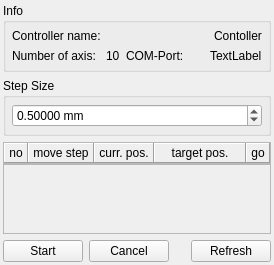
<?xml version="1.0" encoding="UTF-8"?>
<ui version="4.0">
 <class>DockWidgetNanotecStepMotor</class>
 <widget class="QWidget" name="DockWidgetNanotecStepMotor">
  <property name="geometry">
   <rect>
    <x>0</x>
    <y>0</y>
    <width>274</width>
    <height>253</height>
   </rect>
  </property>
  <property name="contextMenuPolicy">
   <enum>Qt::NoContextMenu</enum>
  </property>
  <property name="windowTitle">
   <string>NanotecStepMotor</string>
  </property>
  <layout class="QVBoxLayout" name="verticalLayout">
   <property name="leftMargin">
    <number>3</number>
   </property>
   <property name="topMargin">
    <number>3</number>
   </property>
   <property name="rightMargin">
    <number>3</number>
   </property>
   <property name="bottomMargin">
    <number>3</number>
   </property>
   <item>
    <widget class="QGroupBox" name="groupBox">
     <property name="title">
      <string>Info</string>
     </property>
     <layout class="QVBoxLayout" name="verticalLayout_2">
      <property name="leftMargin">
       <number>6</number>
      </property>
      <property name="topMargin">
       <number>6</number>
      </property>
      <property name="rightMargin">
       <number>6</number>
      </property>
      <property name="bottomMargin">
       <number>6</number>
      </property>
      <item>
       <layout class="QHBoxLayout" name="horizontalLayout">
        <item>
         <widget class="QLabel" name="label_9">
          <property name="sizePolicy">
           <sizepolicy hsizetype="Expanding" vsizetype="Preferred">
            <horstretch>0</horstretch>
            <verstretch>0</verstretch>
           </sizepolicy>
          </property>
          <property name="text">
           <string>Controller name:</string>
          </property>
         </widget>
        </item>
        <item>
         <widget class="QLabel" name="ctrlName">
          <property name="sizePolicy">
           <sizepolicy hsizetype="Minimum" vsizetype="Preferred">
            <horstretch>0</horstretch>
            <verstretch>0</verstretch>
           </sizepolicy>
          </property>
          <property name="text">
           <string>Contoller</string>
          </property>
         </widget>
        </item>
       </layout>
      </item>
      <item>
       <layout class="QHBoxLayout" name="horizontalLayout_2">
        <item>
         <widget class="QLabel" name="label">
          <property name="sizePolicy">
           <sizepolicy hsizetype="Expanding" vsizetype="Preferred">
            <horstretch>0</horstretch>
            <verstretch>0</verstretch>
           </sizepolicy>
          </property>
          <property name="text">
           <string>Number of axis: </string>
          </property>
         </widget>
        </item>
        <item>
         <widget class="QLabel" name="labelNrOfAxis">
          <property name="sizePolicy">
           <sizepolicy hsizetype="Minimum" vsizetype="Preferred">
            <horstretch>0</horstretch>
            <verstretch>0</verstretch>
           </sizepolicy>
          </property>
          <property name="text">
           <string>10</string>
          </property>
         </widget>
        </item>
        <item>
         <widget class="QLabel" name="label_3">
          <property name="sizePolicy">
           <sizepolicy hsizetype="Expanding" vsizetype="Preferred">
            <horstretch>0</horstretch>
            <verstretch>0</verstretch>
           </sizepolicy>
          </property>
          <property name="text">
           <string>COM-Port:</string>
          </property>
         </widget>
        </item>
        <item>
         <widget class="QLabel" name="ctrlIDLabel">
          <property name="sizePolicy">
           <sizepolicy hsizetype="Minimum" vsizetype="Preferred">
            <horstretch>0</horstretch>
            <verstretch>0</verstretch>
           </sizepolicy>
          </property>
          <property name="text">
           <string>TextLabel</string>
          </property>
         </widget>
        </item>
       </layout>
      </item>
     </layout>
    </widget>
   </item>
   <item>
    <widget class="QGroupBox" name="groupBox_2">
     <property name="title">
      <string>Step Size</string>
     </property>
     <layout class="QVBoxLayout" name="verticalLayout_3">
      <property name="leftMargin">
       <number>6</number>
      </property>
      <property name="topMargin">
       <number>6</number>
      </property>
      <property name="rightMargin">
       <number>6</number>
      </property>
      <property name="bottomMargin">
       <number>6</number>
      </property>
      <item>
       <widget class="QDoubleSpinBox" name="spinStepSize">
        <property name="suffix">
         <string> mm</string>
        </property>
        <property name="decimals">
         <number>5</number>
        </property>
        <property name="value">
         <double>0.500000000000000</double>
        </property>
       </widget>
      </item>
     </layout>
    </widget>
   </item>
   <item>
    <layout class="QVBoxLayout" name="verticalLayout_4">
     <property name="spacing">
      <number>0</number>
     </property>
     <property name="sizeConstraint">
      <enum>QLayout::SetDefaultConstraint</enum>
     </property>
     <property name="leftMargin">
      <number>0</number>
     </property>
     <property name="topMargin">
      <number>0</number>
     </property>
     <property name="rightMargin">
      <number>0</number>
     </property>
     <property name="bottomMargin">
      <number>0</number>
     </property>
     <item>
      <widget class="QFrame" name="frame">
       <property name="frameShape">
        <enum>QFrame::StyledPanel</enum>
       </property>
       <property name="frameShadow">
        <enum>QFrame::Raised</enum>
       </property>
       <property name="lineWidth">
        <number>0</number>
       </property>
       <layout class="QHBoxLayout" name="horizontalLayout_3">
        <property name="spacing">
         <number>0</number>
        </property>
        <property name="leftMargin">
         <number>0</number>
        </property>
        <property name="topMargin">
         <number>0</number>
        </property>
        <property name="rightMargin">
         <number>0</number>
        </property>
        <property name="bottomMargin">
         <number>0</number>
        </property>
        <item>
         <widget class="QFrame" name="frame_2">
          <property name="sizePolicy">
           <sizepolicy hsizetype="Fixed" vsizetype="Preferred">
            <horstretch>0</horstretch>
            <verstretch>0</verstretch>
           </sizepolicy>
          </property>
          <property name="frameShape">
           <enum>QFrame::Panel</enum>
          </property>
          <property name="frameShadow">
           <enum>QFrame::Raised</enum>
          </property>
          <layout class="QHBoxLayout" name="horizontalLayout_4">
           <property name="spacing">
            <number>0</number>
           </property>
           <property name="leftMargin">
            <number>4</number>
           </property>
           <property name="topMargin">
            <number>0</number>
           </property>
           <property name="rightMargin">
            <number>4</number>
           </property>
           <property name="bottomMargin">
            <number>0</number>
           </property>
           <item>
            <widget class="QLabel" name="label_4">
             <property name="text">
              <string>no</string>
             </property>
             <property name="alignment">
              <set>Qt::AlignCenter</set>
             </property>
            </widget>
           </item>
          </layout>
         </widget>
        </item>
        <item>
         <widget class="QFrame" name="frame_3">
          <property name="sizePolicy">
           <sizepolicy hsizetype="Fixed" vsizetype="Preferred">
            <horstretch>0</horstretch>
            <verstretch>0</verstretch>
           </sizepolicy>
          </property>
          <property name="frameShape">
           <enum>QFrame::Panel</enum>
          </property>
          <property name="frameShadow">
           <enum>QFrame::Raised</enum>
          </property>
          <property name="lineWidth">
           <number>1</number>
          </property>
          <property name="midLineWidth">
           <number>1</number>
          </property>
          <layout class="QHBoxLayout" name="horizontalLayout_5">
           <property name="leftMargin">
            <number>4</number>
           </property>
           <property name="topMargin">
            <number>2</number>
           </property>
           <property name="rightMargin">
            <number>4</number>
           </property>
           <property name="bottomMargin">
            <number>2</number>
           </property>
           <item>
            <widget class="QLabel" name="label_5">
             <property name="sizePolicy">
              <sizepolicy hsizetype="Preferred" vsizetype="Preferred">
               <horstretch>0</horstretch>
               <verstretch>0</verstretch>
              </sizepolicy>
             </property>
             <property name="text">
              <string>move step</string>
             </property>
             <property name="alignment">
              <set>Qt::AlignCenter</set>
             </property>
            </widget>
           </item>
          </layout>
         </widget>
        </item>
        <item>
         <widget class="QFrame" name="frame_6">
          <property name="sizePolicy">
           <sizepolicy hsizetype="Fixed" vsizetype="Preferred">
            <horstretch>0</horstretch>
            <verstretch>0</verstretch>
           </sizepolicy>
          </property>
          <property name="frameShape">
           <enum>QFrame::Panel</enum>
          </property>
          <property name="frameShadow">
           <enum>QFrame::Raised</enum>
          </property>
          <layout class="QHBoxLayout" name="horizontalLayout_6">
           <property name="leftMargin">
            <number>4</number>
           </property>
           <property name="topMargin">
            <number>0</number>
           </property>
           <property name="rightMargin">
            <number>4</number>
           </property>
           <property name="bottomMargin">
            <number>0</number>
           </property>
           <item>
            <widget class="QLabel" name="label_6">
             <property name="sizePolicy">
              <sizepolicy hsizetype="Preferred" vsizetype="Preferred">
               <horstretch>0</horstretch>
               <verstretch>0</verstretch>
              </sizepolicy>
             </property>
             <property name="text">
              <string>curr. pos.</string>
             </property>
             <property name="alignment">
              <set>Qt::AlignCenter</set>
             </property>
            </widget>
           </item>
          </layout>
         </widget>
        </item>
        <item>
         <widget class="QFrame" name="frame_5">
          <property name="sizePolicy">
           <sizepolicy hsizetype="Expanding" vsizetype="Preferred">
            <horstretch>0</horstretch>
            <verstretch>0</verstretch>
           </sizepolicy>
          </property>
          <property name="frameShape">
           <enum>QFrame::Panel</enum>
          </property>
          <property name="frameShadow">
           <enum>QFrame::Raised</enum>
          </property>
          <layout class="QHBoxLayout" name="horizontalLayout_7">
           <property name="leftMargin">
            <number>4</number>
           </property>
           <property name="topMargin">
            <number>0</number>
           </property>
           <property name="rightMargin">
            <number>4</number>
           </property>
           <property name="bottomMargin">
            <number>0</number>
           </property>
           <item>
            <widget class="QLabel" name="label_7">
             <property name="text">
              <string>target pos.</string>
             </property>
             <property name="alignment">
              <set>Qt::AlignCenter</set>
             </property>
            </widget>
           </item>
          </layout>
         </widget>
        </item>
        <item>
         <widget class="QFrame" name="frame_4">
          <property name="sizePolicy">
           <sizepolicy hsizetype="Fixed" vsizetype="Preferred">
            <horstretch>0</horstretch>
            <verstretch>0</verstretch>
           </sizepolicy>
          </property>
          <property name="frameShape">
           <enum>QFrame::Panel</enum>
          </property>
          <property name="frameShadow">
           <enum>QFrame::Raised</enum>
          </property>
          <layout class="QHBoxLayout" name="horizontalLayout_8">
           <property name="leftMargin">
            <number>4</number>
           </property>
           <property name="topMargin">
            <number>0</number>
           </property>
           <property name="rightMargin">
            <number>4</number>
           </property>
           <property name="bottomMargin">
            <number>0</number>
           </property>
           <item>
            <widget class="QLabel" name="label_8">
             <property name="text">
              <string>go</string>
             </property>
             <property name="alignment">
              <set>Qt::AlignCenter</set>
             </property>
            </widget>
           </item>
          </layout>
         </widget>
        </item>
       </layout>
      </widget>
     </item>
     <item>
      <widget class="QScrollArea" name="scrollArea">
       <property name="widgetResizable">
        <bool>true</bool>
       </property>
       <widget class="QWidget" name="scrollAreaWidgetContents">
        <property name="geometry">
         <rect>
          <x>0</x>
          <y>0</y>
          <width>264</width>
          <height>69</height>
         </rect>
        </property>
        <layout class="QVBoxLayout" name="verticalListLayout">
         <item>
          <spacer name="verticalSpacer">
           <property name="orientation">
            <enum>Qt::Vertical</enum>
           </property>
           <property name="sizeHint" stdset="0">
            <size>
             <width>20</width>
             <height>40</height>
            </size>
           </property>
          </spacer>
         </item>
        </layout>
       </widget>
      </widget>
     </item>
    </layout>
   </item>
   <item>
    <layout class="QHBoxLayout" name="horizontalLayout_9">
     <item>
      <widget class="QPushButton" name="btnStart">
       <property name="text">
        <string>Start</string>
       </property>
      </widget>
     </item>
     <item>
      <widget class="QPushButton" name="btnCancel">
       <property name="text">
        <string>Cancel</string>
       </property>
      </widget>
     </item>
     <item>
      <spacer name="horizontalSpacer">
       <property name="orientation">
        <enum>Qt::Horizontal</enum>
       </property>
       <property name="sizeHint" stdset="0">
        <size>
         <width>40</width>
         <height>20</height>
        </size>
       </property>
      </spacer>
     </item>
     <item>
      <widget class="QPushButton" name="btnRefresh">
       <property name="text">
        <string>Refresh</string>
       </property>
      </widget>
     </item>
    </layout>
   </item>
  </layout>
 </widget>
 <resources/>
 <connections/>
</ui>
